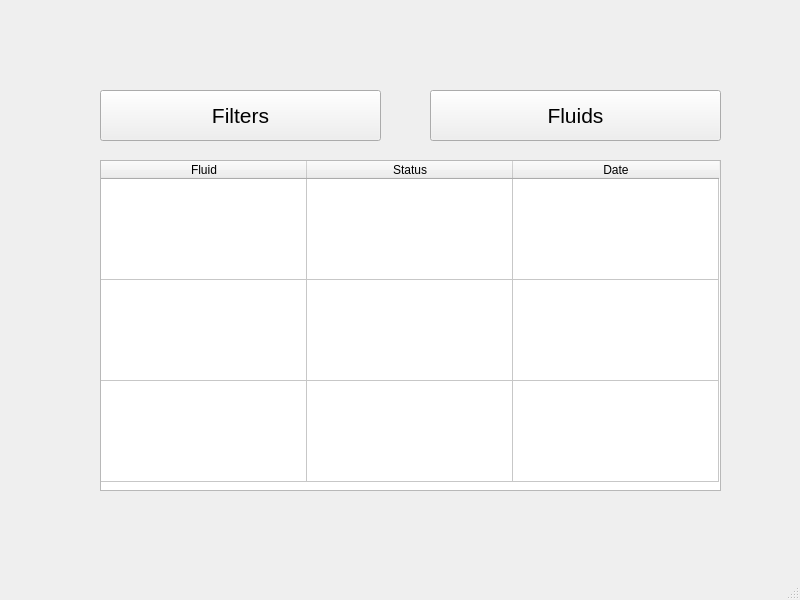
<?xml version="1.0" encoding="UTF-8"?>
<ui version="4.0">
 <class>MainWindow</class>
 <widget class="QMainWindow" name="MainWindow">
  <property name="geometry">
   <rect>
    <x>0</x>
    <y>0</y>
    <width>800</width>
    <height>600</height>
   </rect>
  </property>
  <property name="windowTitle">
   <string>MainWindow</string>
  </property>
  <widget class="QWidget" name="centralwidget">
   <widget class="QStackedWidget" name="stackedWidget">
    <property name="geometry">
     <rect>
      <x>80</x>
      <y>120</y>
      <width>661</width>
      <height>421</height>
     </rect>
    </property>
    <property name="currentIndex">
     <number>1</number>
    </property>
    <widget class="QWidget" name="page">
     <widget class="QTableWidget" name="tableWidget">
      <property name="geometry">
       <rect>
        <x>20</x>
        <y>40</y>
        <width>631</width>
        <height>331</height>
       </rect>
      </property>
      <attribute name="horizontalHeaderDefaultSectionSize">
       <number>209</number>
      </attribute>
      <attribute name="verticalHeaderVisible">
       <bool>false</bool>
      </attribute>
      <attribute name="verticalHeaderMinimumSectionSize">
       <number>40</number>
      </attribute>
      <attribute name="verticalHeaderDefaultSectionSize">
       <number>101</number>
      </attribute>
      <attribute name="verticalHeaderShowSortIndicator" stdset="0">
       <bool>false</bool>
      </attribute>
      <row>
       <property name="text">
        <string>New Row</string>
       </property>
      </row>
      <row>
       <property name="text">
        <string>New Row</string>
       </property>
      </row>
      <row>
       <property name="text">
        <string>New Row</string>
       </property>
      </row>
      <column>
       <property name="text">
        <string>Filter</string>
       </property>
      </column>
      <column>
       <property name="text">
        <string>Status</string>
       </property>
      </column>
      <column>
       <property name="text">
        <string>Date</string>
       </property>
      </column>
     </widget>
    </widget>
    <widget class="QWidget" name="page_2">
     <widget class="QTableWidget" name="tableWidget_2">
      <property name="geometry">
       <rect>
        <x>20</x>
        <y>40</y>
        <width>621</width>
        <height>331</height>
       </rect>
      </property>
      <attribute name="horizontalHeaderDefaultSectionSize">
       <number>206</number>
      </attribute>
      <attribute name="verticalHeaderVisible">
       <bool>false</bool>
      </attribute>
      <attribute name="verticalHeaderDefaultSectionSize">
       <number>101</number>
      </attribute>
      <row>
       <property name="text">
        <string>New Row</string>
       </property>
      </row>
      <row>
       <property name="text">
        <string>New Row</string>
       </property>
      </row>
      <row>
       <property name="text">
        <string>New Row</string>
       </property>
      </row>
      <column>
       <property name="text">
        <string>Fluid</string>
       </property>
      </column>
      <column>
       <property name="text">
        <string>Status</string>
       </property>
      </column>
      <column>
       <property name="text">
        <string>Date</string>
       </property>
      </column>
     </widget>
    </widget>
   </widget>
   <widget class="QPushButton" name="pushButton">
    <property name="geometry">
     <rect>
      <x>100</x>
      <y>90</y>
      <width>281</width>
      <height>51</height>
     </rect>
    </property>
    <property name="font">
     <font>
      <family>Yu Gothic UI</family>
      <pointsize>16</pointsize>
      <bold>false</bold>
     </font>
    </property>
    <property name="text">
     <string>Filters</string>
    </property>
   </widget>
   <widget class="QPushButton" name="pushButton_2">
    <property name="geometry">
     <rect>
      <x>430</x>
      <y>90</y>
      <width>291</width>
      <height>51</height>
     </rect>
    </property>
    <property name="font">
     <font>
      <family>Yu Gothic UI</family>
      <pointsize>16</pointsize>
      <bold>false</bold>
     </font>
    </property>
    <property name="text">
     <string>Fluids</string>
    </property>
   </widget>
  </widget>
  <widget class="QMenuBar" name="menubar">
   <property name="geometry">
    <rect>
     <x>0</x>
     <y>0</y>
     <width>800</width>
     <height>17</height>
    </rect>
   </property>
  </widget>
  <widget class="QStatusBar" name="statusbar"/>
 </widget>
 <resources/>
 <connections/>
</ui>
